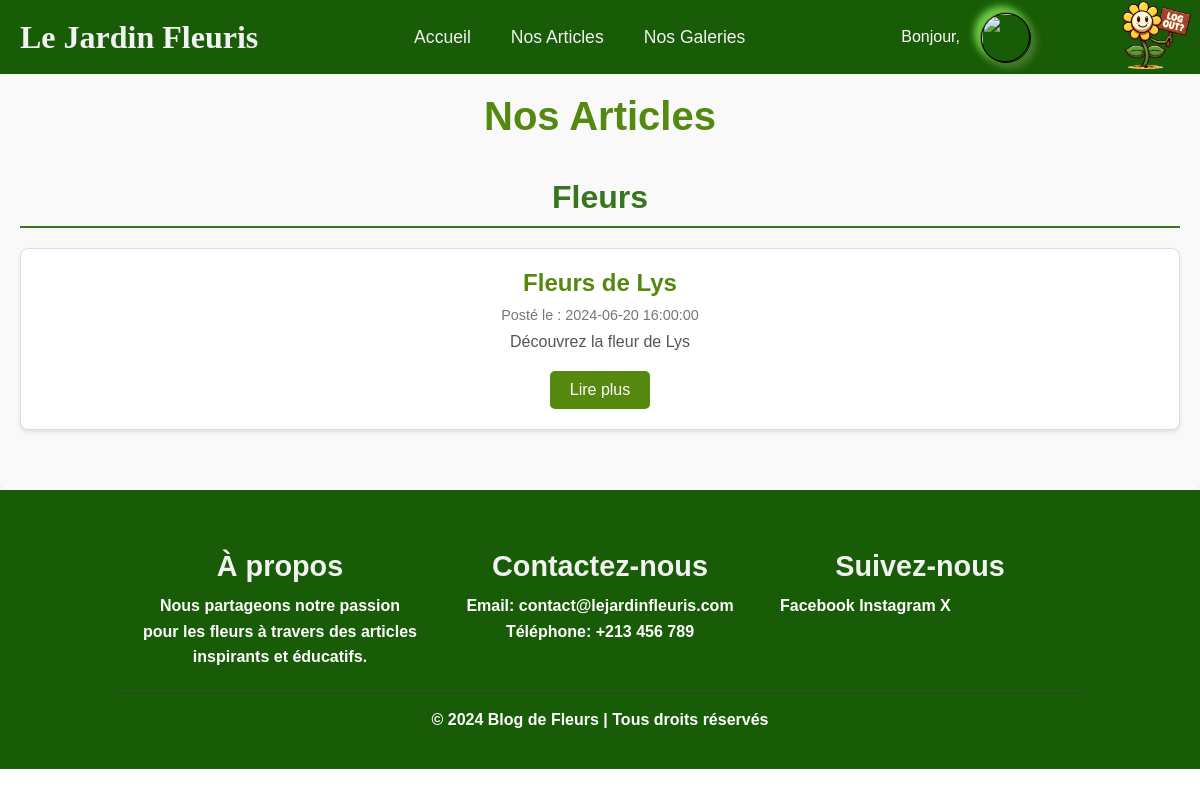
/ctrl/article/categorieArticle.php (signed in), run on the app's committed database.
### tables this page shows
CREATE TABLE article (
      id bigint(20) NOT NULL AUTO_INCREMENT PRIMARY KEY
      ,name varchar(50) NOT NULL
      ,date timestamp NOT NULL
      ,textOfArticle varchar(1500) NOT NULL
      ,image_filename varchar(255)
      ,idUser bigint(20) NOT NULL
      ,idCategorie bigint(20) NOT NULL
);

CREATE TABLE categorie (
    id bigint(20) NOT NULL AUTO_INCREMENT PRIMARY KEY
    ,name varchar(50) NOT NULL
);

### ctrl/article/categorieArticle.php (called while the page is built, shortened)
<?php
require_once $_SERVER['DOCUMENT_ROOT'] . '/model/lib/article.php';
$dbConnection = getConnection($dbConfig);
$articlesByCategory = getArticlesByCategory($dbConnection);
include $_SERVER['DOCUMENT_ROOT'] . '/view/partial/header.php';
require $_SERVER['DOCUMENT_ROOT'] . '/view/article/categorieArticle.php';
include $_SERVER['DOCUMENT_ROOT'] . '/view/partial/footer.php';

### model/lib/article.php (called while the page is built, shortened)
<?php
function getArticlesByCategory($dbConnection) {
    $query = 'SELECT a.id, a.name as articleName, a.date, a.textOfArticle, a.image_filename, c.name as categoryName
              FROM article a
              JOIN categorie c ON a.idCategorie = c.id
              ORDER BY c.name, a.date DESC';
    $statement = $dbConnection->prepare($query);
    $statement->execute();
    return $statement->fetchAll(PDO::FETCH_ASSOC);
}

### view/article/categorieArticle.php (the view, shortened to what this page needs)
<!DOCTYPE html>
<html lang="fr">
<head>
    <link rel="stylesheet" href="/asset/css/style.css">
</head>
<body>
    <main class="main-categories">
        <h1 class="page-title">Nos Articles</h1>
        <?php
        $currentCategory = '';
        foreach ($articlesByCategory as $article):
            if ($currentCategory != $article['categoryName']):
                $currentCategory = $article['categoryName'];
                echo '<h2 class="category-title">' . ($currentCategory) . '</h2>';
                echo '<div class="category-articles">';
            endif;
            ?>
            <div class="article-card">
                <h3 class="article-title-categorie"><?= ($article['articleName']) ?></h3>
                <p class="article-date-categorie">Posté le : <?= ($article['date']) ?></p>
                <p class="article-text-categorie"><?= (mb_strimwidth($article['textOfArticle'], 0, 200, '...')) ?></p>
                <a class="read-more" href="/ctrl/article/details.php?id=<?= ($article['id']) ?>">Lire plus</a>
            </div>
        <?php
        endforeach;
        if ($currentCategory != ''):
            echo '</div>';
        endif;
        ?>
    </main>
</body>
</html>

### asset/css/style.css (style rules this page uses)
:root { --header-color: #195c07; }
* { margin: 0; padding: 0; box-sizing: border-box; font-family: 'Poppins', sans-serif; }
main { flex-grow: 1; }

### asset/css/loginForm.css (style rules this page uses)
h2 { font-size: 2em; text-align: center; color: #f2f2f2; margin-top: 20px; }

### asset/css/categorie.css (style rules this page uses)
.main-categories { max-width: 1200px; margin: 0 auto; padding: 20px; background-color: #f9f9f9; border-radius: 8px; box-shadow: 0 4px 8px rgba(0, 0, 0, 0.1); }
.page-title { text-align: center; font-size: 2.5em; color: #54880e; margin-bottom: 40px; }
.category-title { font-size: 2em; color: #38761d; margin-top: 40px; margin-bottom: 20px; border-bottom: 2px solid #38761d; padding-bottom: 10px; }
.category-articles { display: flex; flex-wrap: wrap; gap: 20px; margin-bottom: 40px; }
.article-card { background: #fff; border: 1px solid #ddd; border-radius: 8px; box-shadow: 0 2px 4px rgba(0, 0, 0, 0.1); transition: transform 0.3s ease, box-shadow 0.3s ease; overflow: hidden; flex: 1 1 calc(33.333% - 20px); display: flex; flex-direction: column; align-items: center; padding: 20px; }
.article-title-categorie { font-size: 1.5em; color: #54880e; text-align: center; margin-bottom: 10px; }
.article-date-categorie { font-size: 0.9em; color: #777; margin-bottom: 10px; }
.article-text-categorie { flex-grow: 1; color: #555; margin-bottom: 20px; text-align: center; }
.read-more { text-decoration: none; color: #fff; background-color: #54880e; padding: 10px 20px; border-radius: 5px; transition: background-color 0.3s ease; }

### data on the page
article: idCategorie.name "Fleurs", name "Fleurs de Lys", date "2024-06-20 16:00:00", textOfArticle "Découvrez la fleur de Lys"
